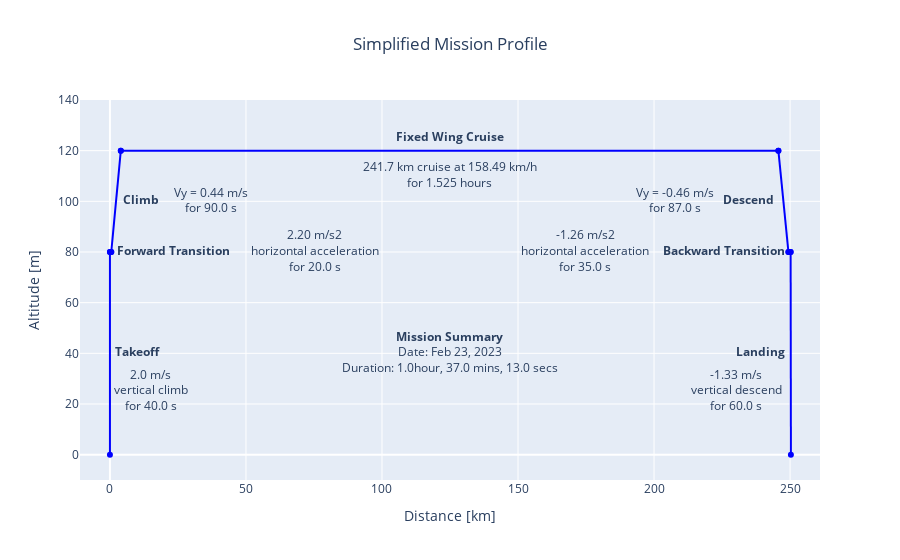

Here is the notebook cell this chart was saved with:
### Markdown cell above
#### The above mission is visualized as follows.

### Code cell
plot_list = []

dx = [10,23,9,0,-13,-24,-11]
dy = [0,0,0,5,0,0,0]

for i, seg in enumerate(mission_segment_list):
    go_scatter = go.Scatter(mode = 'lines+markers',
                            x = seg.dist,
                            y = seg.alt,
                            name = seg.name,
                            line = dict(color='blue'),
                            text = seg.name,
                            hovertemplate = '<extra></extra>dist = %{x} km<br>'+'alt   = %{y}.0 m')
    plot_list.append(go_scatter)
    go_text = go.Scatter(mode = 'text',
                     x = [0.5*(seg.dist[0]+seg.dist[1])+dx[i]],
                     y = [0.5*(seg.alt[0]+seg.alt[1])+dy[i]],
                     text=f'<b>{seg.name}</b>',
                     hoverinfo='none')
    plot_list.append(go_text)

# Takeoff segment
seg = mission_segment_list[0]
go_text = go.Scatter(mode = 'text',
                 x = [0.5*(seg.dist[0]+seg.dist[1])+15],
                 y = [0.5*(seg.alt[0]+seg.alt[1])-15],
                 text=f'{seg.vy} m/s<br>vertical climb<br>for {seg.dt} s',
                 hoverinfo='none')
plot_list.append(go_text)

# Forward transition segment
seg = mission_segment_list[1]
go_text = go.Scatter(mode = 'text',
                 x = [0.5*(seg.dist[0]+seg.dist[1]+150)],
                 y = [0.5*(seg.alt[0]+seg.alt[1])],
                 text=f'{seg.ax:.2f} m/s2<br>horizontal acceleration<br>for {seg.dt} s',
                 hoverinfo='none')
plot_list.append(go_text)

# Climb
seg = mission_segment_list[2]
go_text = go.Scatter(mode = 'text',
                 x = [0.5*(seg.dist[0]+seg.dist[1])+35],
                 y = [0.5*(seg.alt[0]+seg.alt[1])],
                 text=f'Vy = {seg.vy:.2f} m/s<br>for {seg.dt} s',
                 hoverinfo='none')
plot_list.append(go_text)

# Cruise segment
seg = mission_segment_list[3]
go_text = go.Scatter(mode = 'text',
                 x = [0.5*(seg.dist[0]+seg.dist[1])],
                 y = [0.5*(seg.alt[0]+seg.alt[1])-10],
                 text=f'{seg.dist[1]-seg.dist[0]} km cruise at {seg.vx:.2f} km/h<br>for {seg.dt/3600} hours',
                 hoverinfo='none')
plot_list.append(go_text)

# Descend
seg = mission_segment_list[4]
go_text = go.Scatter(mode = 'text',
                 x = [0.5*(seg.dist[0]+seg.dist[1])-40],
                 y = [0.5*(seg.alt[0]+seg.alt[1])],
                 text=f'Vy = {seg.vy:.2f} m/s<br>for {seg.dt} s',
                 hoverinfo='none')
plot_list.append(go_text)

# Backward transition segment
seg = mission_segment_list[5]
go_text = go.Scatter(mode = 'text',
                 x = [0.5*(seg.dist[0]+seg.dist[1]-150)],
                 y = [0.5*(seg.alt[0]+seg.alt[1])],
                 text=f'{seg.ax:.2f} m/s2<br>horizontal acceleration<br>for {seg.dt} s',
                 hoverinfo='none')
plot_list.append(go_text)

# Landing segment
seg = mission_segment_list[6]
go_text = go.Scatter(mode = 'text',
                 x = [0.5*(seg.dist[0]+seg.dist[1])-20],
                 y = [0.5*(seg.alt[0]+seg.alt[1])-15],
                 text=f'{seg.vy:.2f} m/s<br>vertical descend<br>for {seg.dt} s',
                 hoverinfo='none')
plot_list.append(go_text)   

# Summary
duration = (mission_segment_list[-1].t2-mission_segment_list[0].t1).total_seconds()
hours = duration//3600
minutes = (duration % 3600)//60
seconds = duration % 60
go_text = go.Scatter(mode = 'text',
                 x = [0.5*(mission_segment_list[3].dist[0]+mission_segment_list[3].dist[1])],
                 y = [0.5*(mission_segment_list[3].alt[0]+mission_segment_list[3].alt[1])-80],
                 text=f'<b>Mission Summary</b><br>Date: {mission_segment_list[0].t1:%b %d, %Y}<br>Duration: {hours}hour, {minutes} mins, {seconds} secs',
                 hoverinfo='none')
plot_list.append(go_text) 

layout = go.Layout(title=go.layout.Title(text="Simplified Mission Profile",x=0.5),
                   xaxis={'title':'Distance [km]','range':[-11,261]},
                   yaxis={'title':'Altitude [m]','range':[-10,140]})

fig = go.Figure(data=plot_list, layout=layout)
fig.update_layout(showlegend=False)
fig.show()

### Figure 1 — Plotly figure (JSON) as saved in the notebook; plotly's stock layout.template omitted (floating-point values rounded to 4 significant figures)
{"data": [{"hovertemplate": "<extra></extra>dist = %{x} km<br>alt   = %{y}.0 m", "line": {"color": "blue"}, "mode": "lines+markers", "name": "Takeoff", "text": "Takeoff", "type": "scatter", "x": [0, 0.0032], "y": [0, 80]}, {"hoverinfo": "none", "mode": "text", "text": "<b>Takeoff</b>", "type": "scatter", "x": [10.0], "y": [40]}, {"hovertemplate": "<extra></extra>dist = %{x} km<br>alt   = %{y}.0 m", "line": {"color": "blue"}, "mode": "lines+markers", "name": "Forward Transition", "text": "Forward Transition", "type": "scatter", "x": [0.0032, 0.488], "y": [80, 80]}, {"hoverinfo": "none", "mode": "text", "text": "<b>Forward Transition</b>", "type": "scatter", "x": [23.25], "y": [80]}, {"hovertemplate": "<extra></extra>dist = %{x} km<br>alt   = %{y}.0 m", "line": {"color": "blue"}, "mode": "lines+markers", "name": "Climb", "text": "Climb", "type": "scatter", "x": [0.488, 4], "y": [80, 120]}, {"hoverinfo": "none", "mode": "text", "text": "<b>Climb</b>", "type": "scatter", "x": [11.24], "y": [100]}, {"hovertemplate": "<extra></extra>dist = %{x} km<br>alt   = %{y}.0 m", "line": {"color": "blue"}, "mode": "lines+markers", "name": "Fixed Wing Cruise", "text": "Fixed Wing Cruise", "type": "scatter", "x": [4, 245.7], "y": [120, 120]}, {"hoverinfo": "none", "mode": "text", "text": "<b>Fixed Wing Cruise</b>", "type": "scatter", "x": [124.8], "y": [125]}, {"hovertemplate": "<extra></extra>dist = %{x} km<br>alt   = %{y}.0 m", "line": {"color": "blue"}, "mode": "lines+markers", "name": "Descend", "text": "Descend", "type": "scatter", "x": [245.7, 249.4], "y": [120, 80]}, {"hoverinfo": "none", "mode": "text", "text": "<b>Descend</b>", "type": "scatter", "x": [234.6], "y": [100]}, {"hovertemplate": "<extra></extra>dist = %{x} km<br>alt   = %{y}.0 m", "line": {"color": "blue"}, "mode": "lines+markers", "name": "Backward Transition", "text": "Backward Transition", "type": "scatter", "x": [249.4, 250.2], "y": [80, 80]}, {"hoverinfo": "none", "mode": "text", "text": "<b>Backward Transition</b>", "type": "scatter", "x": [225.8], "y": [80]}, {"hovertemplate": "<extra></extra>dist = %{x} km<br>alt   = %{y}.0 m", "line": {"color": "blue"}, "mode": "lines+markers", "name": "Landing", "text": "Landing", "type": "scatter", "x": [250.2, 250.3], "y": [80, 0]}, {"hoverinfo": "none", "mode": "text", "text": "<b>Landing</b>", "type": "scatter", "x": [239.2], "y": [40]}, {"hoverinfo": "none", "mode": "text", "text": "2.0 m/s<br>vertical climb<br>for 40.0 s", "type": "scatter", "x": [15.0], "y": [25]}, {"hoverinfo": "none", "mode": "text", "text": "2.20 m/s2<br>horizontal acceleration<br>for 20.0 s", "type": "scatter", "x": [75.25], "y": [80]}, {"hoverinfo": "none", "mode": "text", "text": "Vy = 0.44 m/s<br>for 90.0 s", "type": "scatter", "x": [37.24], "y": [100]}, {"hoverinfo": "none", "mode": "text", "text": "241.7 km cruise at 158.49 km/h<br>for 1.525 hours", "type": "scatter", "x": [124.8], "y": [110]}, {"hoverinfo": "none", "mode": "text", "text": "Vy = -0.46 m/s<br>for 87.0 s", "type": "scatter", "x": [207.6], "y": [100]}, {"hoverinfo": "none", "mode": "text", "text": "-1.26 m/s2<br>horizontal acceleration<br>for 35.0 s", "type": "scatter", "x": [174.8], "y": [80]}, {"hoverinfo": "none", "mode": "text", "text": "-1.33 m/s<br>vertical descend<br>for 60.0 s", "type": "scatter", "x": [230.2], "y": [25]}, {"hoverinfo": "none", "mode": "text", "text": "<b>Mission Summary</b><br>Date: Feb 23, 2023<br>Duration: 1.0hour, 37.0 mins, 13.0 secs", "type": "scatter", "x": [124.8], "y": [40]}], "layout": {"showlegend": false, "title": {"text": "Simplified Mission Profile", "x": 0.5}, "xaxis": {"range": [-11, 261], "title": {"text": "Distance [km]"}}, "yaxis": {"range": [-10, 140], "title": {"text": "Altitude [m]"}}}}
